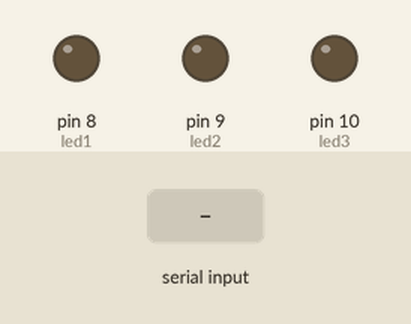
Recording of a sketch running on a simulated Arduino Uno, built with avr-gcc and run on an emulated ATmega328P. On the bench: output pins drawn as LEDs (lit = HIGH). The test bench sets the inputs (shaded band).

Above: at 1.2 s.
1.3 s: "R" received over Serial
At 1.6 s:
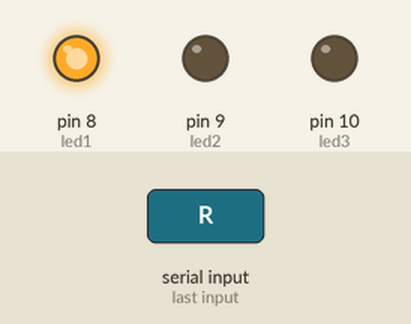
2.8 s: "B" received over Serial
At 3.9 s:
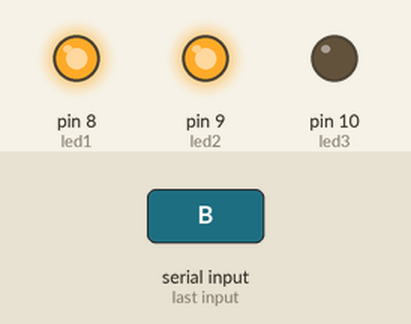
4.3 s: "r" received over Serial
At 5.1 s:
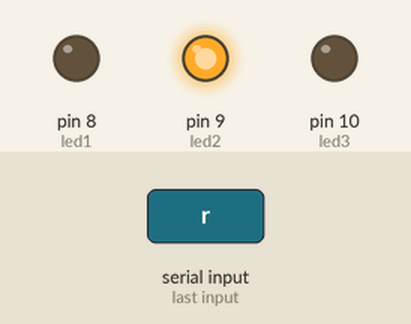
5.8 s: "G" received over Serial
At 6.2 s:
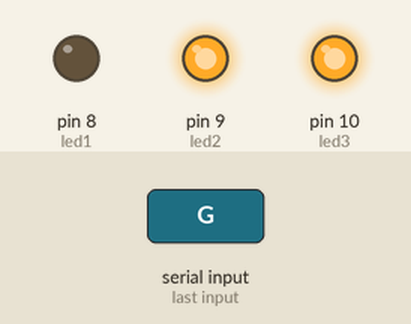
7.3 s: "b" received over Serial
At 8.5 s:
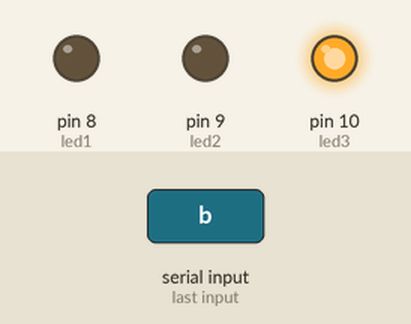
8.8 s: "g" received over Serial
At 9.7 s:
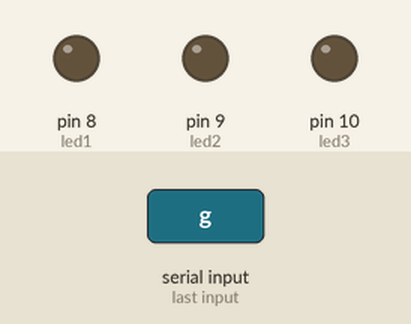
Timing chart, 0 to 11.3 s (numbered marks = the images above; inputs shaded):
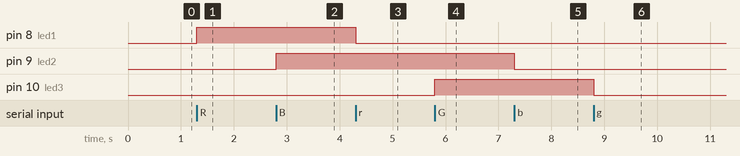

The sketch:

sketch_may6e.ino
```cpp
char x;
const int led1 = 8;
const int led2 = 9;
const int led3 = 10;

void setup() {
    pinMode(led1, OUTPUT);
    pinMode(led2, OUTPUT);
    pinMode(led3, OUTPUT);
    Serial.begin(9600);
}

void loop() {
  if (Serial.available()) {
    x = Serial.read();
    if (x == 'R'){
        digitalWrite(led1, HIGH);
  }
    if (x == 'r'){
      digitalWrite(led1, LOW);
      }
    if (x == 'B'){
      digitalWrite(led2, HIGH);
  }
    if (x == 'b'){
      digitalWrite(led2, LOW);
  }
    if (x == 'G'){
      digitalWrite(led3, HIGH);
  }
    if (x == 'g'){
      digitalWrite(led3, LOW);
  }
 }
}
```

Measured:
- after the input at 1.3 s, pin 8 (led1): LOW → HIGH at once
- after the input at 2.8 s, pin 9 (led2): LOW → HIGH at once
- after the input at 4.3 s, pin 8 (led1): HIGH → LOW at once
- after the input at 5.8 s, pin 10 (led3): LOW → HIGH at once
- after the input at 7.3 s, pin 9 (led2): HIGH → LOW at once
- after the input at 8.8 s, pin 10 (led3): HIGH → LOW at once
